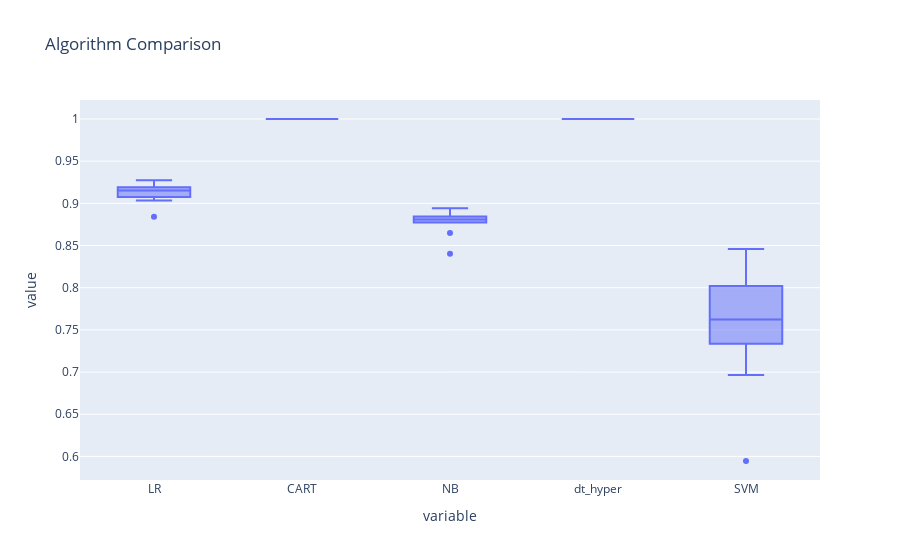

The cell this chart's notebook holds for it:
### Code cell
results_df = pd.DataFrame(results, index=names).T
px.box(results_df,title = 'Algorithm Comparison')

### Figure 1 — Plotly figure (JSON) as saved in the notebook; plotly's stock layout.template omitted (floating-point values rounded to 4 significant figures)
{"data": [{"alignmentgroup": "True", "hovertemplate": "variable=%{x}<br>value=%{y}<extra></extra>", "legendgroup": "", "marker": {"color": "#636efa"}, "name": "", "notched": false, "offsetgroup": "", "orientation": "v", "showlegend": false, "type": "box", "x": ["LR", "LR", "LR", "LR", "LR", "LR", "LR", "LR", "LR", "LR", "CART", "CART", "CART", "CART", "CART", "CART", "CART", "CART", "CART", "CART", "NB", "NB", "NB", "NB", "NB", "NB", "NB", "NB", "NB", "NB", "dt_hyper", "dt_hyper", "dt_hyper", "dt_hyper", "dt_hyper", "dt_hyper", "dt_hyper", "dt_hyper", "dt_hyper", "dt_hyper", "SVM", "SVM", "SVM", "SVM", "SVM", "SVM", "SVM", "SVM", "SVM", "SVM"], "x0": " ", "xaxis": "x", "y": [0.9173, 0.9112, 0.9074, 0.9249, 0.9166, 0.9138, 0.884, 0.9191, 0.9275, 0.9035, 1, 1, 1, 1, 1, 1, 1, 1, 1, 1, 0.8789, 0.8793, 0.8824, 0.8943, 0.8774, 0.8844, 0.8403, 0.8879, 0.8824, 0.8649, 1, 1, 1, 1, 1, 1, 1, 1, 1, 1, 0.7382, 0.7336, 0.7483, 0.6966, 0.7799, 0.8458, 0.7762, 0.5945, 0.8275, 0.8021], "y0": " ", "yaxis": "y"}], "layout": {"boxmode": "group", "legend": {"tracegroupgap": 0}, "title": {"text": "Algorithm Comparison"}, "xaxis": {"anchor": "y", "domain": [0, 1], "title": {"text": "variable"}}, "yaxis": {"anchor": "x", "domain": [0, 1], "title": {"text": "value"}}}}
